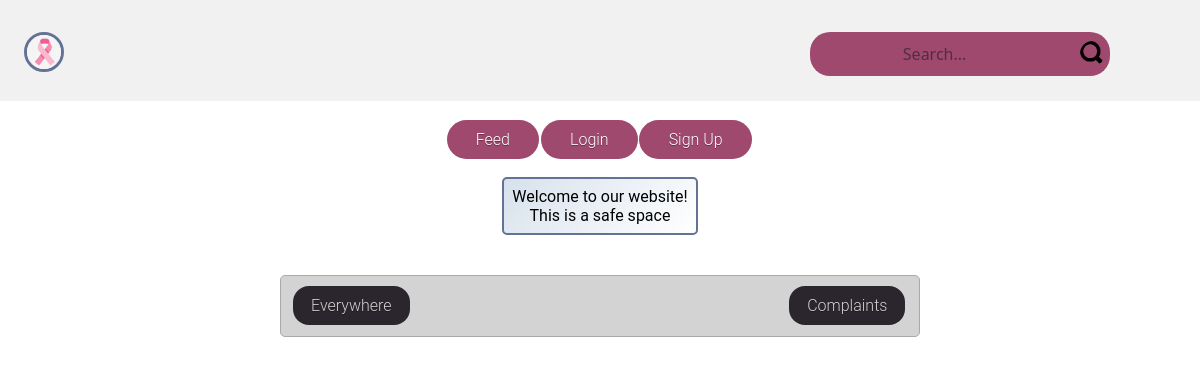
/?pvbcontent=Complaints, run on an earlier commit of the app's database.
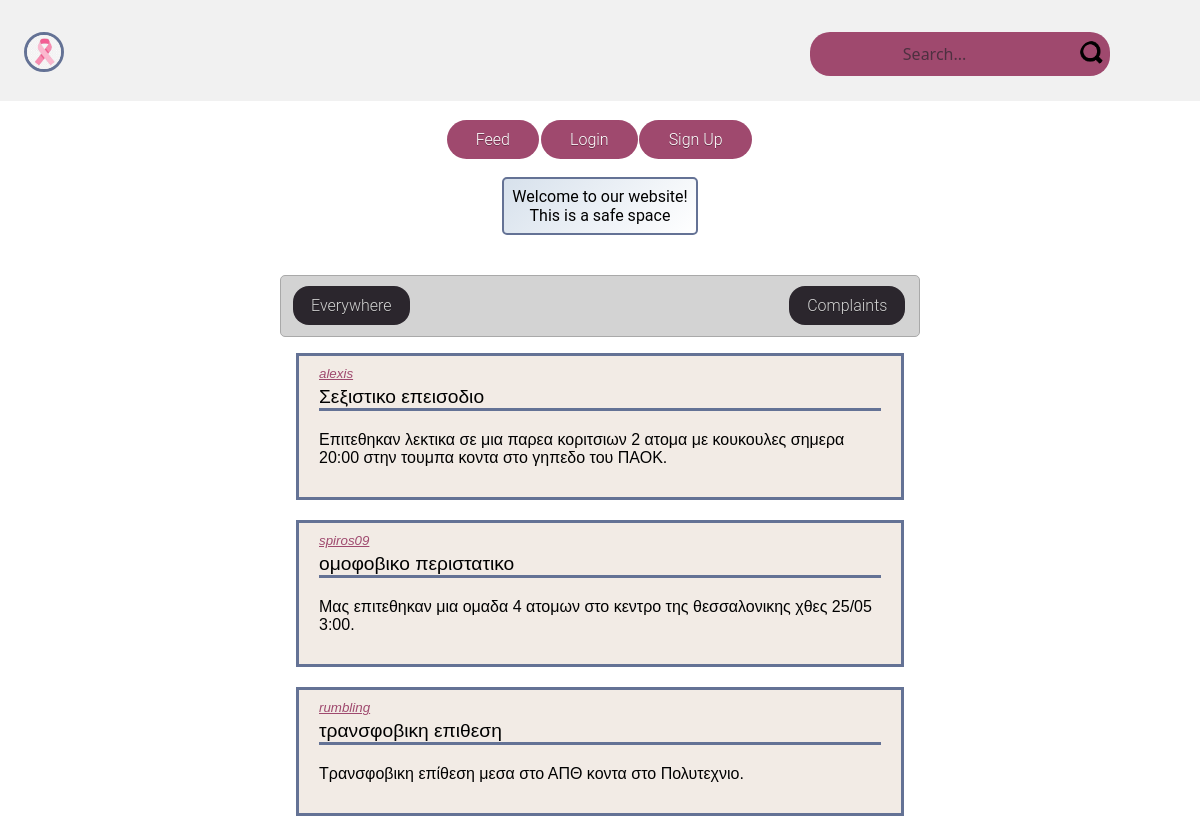
And on a later commit of the database.
### tables this page shows
CREATE TABLE `complaints` (
  `ID` int(10) UNSIGNED NOT NULL,
  `TITLE` varchar(30) NOT NULL,
  `USERNAME` varchar(20) DEFAULT NULL,
  `CONTENT` varchar(1000) DEFAULT NULL,
  `REGION` varchar(50) NOT NULL,
  `DATE` datetime NOT NULL
);

### complaint.php (the view)
<?php
echo
"<div class=\"post\">
    <div class=\"postUser\">
        <a class=\"postUserLink\" href=\"profilepage.php?user=".$usertext."\">
            ".$usertext."
        </a>
    </div>
    <div class=\"postTitle\">
        <a>".$titletext."</a>
    </div>
    <div class=\"postBody\">
        <a>
            ".$bodytext."
        </a>
    </div>
    <div class=\"postButtons\">
    </div>
</div>";
?>

### langing-page.php (shortened to what this page needs)
<!DOCTYPE html>
<html>
    <head>
        <link rel="stylesheet" href="./landing-page.css">
        <link rel="stylesheet" href="./post.css">
        <link rel="stylesheet" href="./post-navigation-bar.css">
    </head>
    <body>
        <div class="landing-page-header">
            <div class="wrapper">
                <a href="feed.php"><li class="bn1">Feed</li></a>
                <?php
                    if(!isset($_COOKIE["user"])) {
                        echo "<a href=\"./login.php\"><li class=\"bn1\">Login</li></a>";
                        echo "<a href=\"CreateAccount_C.php\"><li class=\"bn1\">Sign Up</li></a>";
                    } else {
                        echo "<a href=\"makeSubmission.php\"><li class=\"bn1\">Submission</li></a>";
                    }
                ?>
            </div>
            <div class="text">
                <p id="welcomeText"></p>
            </div>
        </div>
        <div class="posts">
            <div class="PVB">
                <?php include "post-navigation-bar.php"?>
            </div>
            <div class="postL" id="postList">
            <?php
                    $conn = @mysqli_connect("localhost", "NotLoginUsers", "NLogUsSHC");
                    if(isset($_GET["pvbcontent"])) {
                        $pvbcontent = $_GET["pvbcontent"];
                    } else {
                        $pvbcontent = "All";
                    }
                    if(isset($_GET["pvbregion"])) {
                        $pvbregion = $_GET["pvbregion"];
                    } else {
                        $pvbregion = "Everywhere";
                    }
                    if(strcmp($pvbcontent, "All") == 0) {
                        if(strcmp($pvbregion, "Everywhere") == 0) {
                            $sqlQuery = "SELECT id, username, title, content, date, null as region
                            FROM articles
                            UNION
                            SELECT null as id, username, title, content, date, region
                            FROM complaints
                            ORDER BY date DESC
                            LIMIT 3";
                        } else {
                            $sqlQuery = "SELECT id, username, title, content, date, null as region
                            FROM articles
                            UNION
                            SELECT null as id, username, title, content, date, region
                            FROM complaints
                            WHERE region LIKE \"".$pvbregion."\"
                            ORDER BY date DESC
                            LIMIT 3";
                        }
                        $results = mysqli_query($conn, $sqlQuery);
                        while($row = mysqli_fetch_array($results)) {
                            if($row["region"]) {
                                $usertext = $row["username"];
                                $titletext = $row["title"];
                                $bodytext = $row["content"];
                                include("complaint.php");
                            } else {
                                $usertext = $row["username"];
                                $titletext = $row["title"];
                                $bodytext = $row["content"];
                                $postid = $row["id"];
                                include("post.php");
                            }
                        }
                    } else if(strcmp($pvbcontent, "Complaints") == 0) {
                        if(strcmp($pvbregion, "Everywhere") == 0) {
                            $sqlQuery = "SELECT * FROM complaints ORDER BY complaints.date LIMIT 3";
                        } else {
                            $sqlQuery = "SELECT * FROM complaints WHERE region LIKE \"".$pvbregion."\"  ORDER BY complaints.date LIMIT 3";
                        }
                        $results = mysqli_query($conn, $sqlQuery);
                        while($row = mysqli_fetch_array($results)) {
                            $usertext = $row["USERNAME"];
                            $titletext = $row["TITLE"];
                            $bodytext = $row["CONTENT"];
                            include("complaint.php");
                        }
                    }
                ?>
            </div>
        </div>
    </body>
</html>

What changed in the data, as far as the page shows it:
added complaints: USERNAME "alexis", TITLE "Σεξιστικο επεισοδιο", CONTENT "Επιτεθηκαν λεκτικα σε μια παρεα κοριτσιων 2 ατομα με κουκουλες σημερα 20:00 στην τουμπα κοντα στο γηπεδο του ΠΑΟΚ."
added complaints: USERNAME "spiros09", TITLE "ομοφοβικο περιστατικο", CONTENT "Μας επιτεθηκαν μια ομαδα 4 ατομων στο κεντρο της θεσσαλονικης χθες 25/05 3:00."
added complaints: USERNAME "rumbling", TITLE "τρανσφοβικη επιθεση", CONTENT "Τρανσφοβικη επίθεση μεσα στο ΑΠΘ κοντα στο Πολυτεχνιο."
